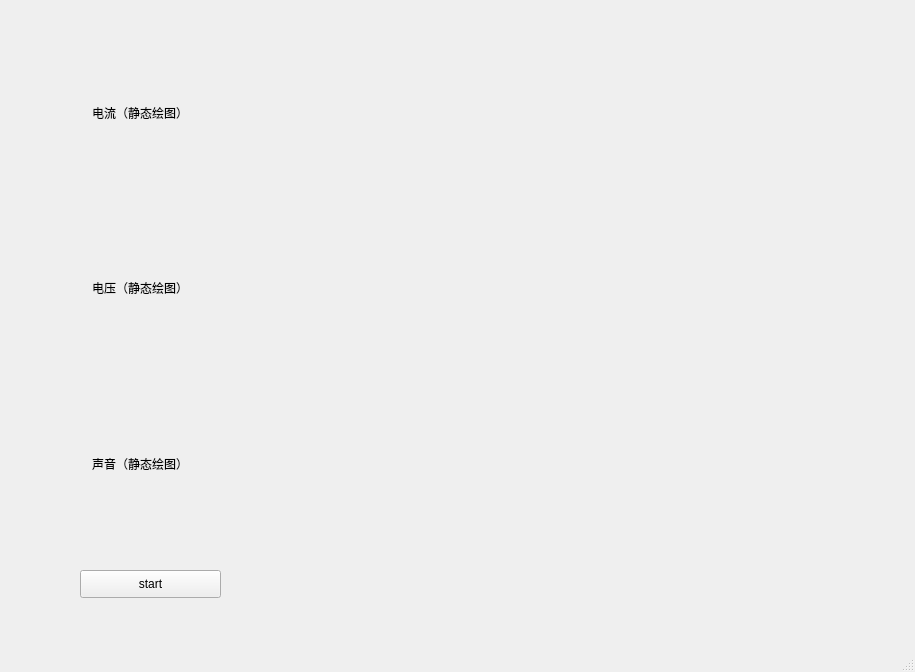
<?xml version="1.0" encoding="UTF-8"?>
<ui version="4.0">
 <class>Draw</class>
 <widget class="QMainWindow" name="Draw">
  <property name="geometry">
   <rect>
    <x>0</x>
    <y>0</y>
    <width>915</width>
    <height>672</height>
   </rect>
  </property>
  <property name="windowTitle">
   <string>MainWindow</string>
  </property>
  <widget class="QWidget" name="centralwidget">
   <widget class="QWidget" name="verticalLayoutWidget">
    <property name="geometry">
     <rect>
      <x>60</x>
      <y>28</y>
      <width>160</width>
      <height>521</height>
     </rect>
    </property>
    <layout class="QVBoxLayout" name="verticalLayout">
     <item>
      <widget class="QLabel" name="label">
       <property name="text">
        <string>&lt;html&gt;&lt;head/&gt;&lt;body&gt;&lt;p align=&quot;center&quot;&gt;电流（静态绘图）&lt;/p&gt;&lt;/body&gt;&lt;/html&gt;</string>
       </property>
      </widget>
     </item>
     <item>
      <widget class="QLabel" name="label_2">
       <property name="text">
        <string>&lt;html&gt;&lt;head/&gt;&lt;body&gt;&lt;p align=&quot;center&quot;&gt;电压（静态绘图）&lt;/p&gt;&lt;/body&gt;&lt;/html&gt;</string>
       </property>
      </widget>
     </item>
     <item>
      <widget class="QLabel" name="label_3">
       <property name="text">
        <string>&lt;html&gt;&lt;head/&gt;&lt;body&gt;&lt;p align=&quot;center&quot;&gt;声音（静态绘图）&lt;/p&gt;&lt;/body&gt;&lt;/html&gt;</string>
       </property>
      </widget>
     </item>
    </layout>
   </widget>
   <widget class="QWidget" name="verticalLayoutWidget_2">
    <property name="geometry">
     <rect>
      <x>260</x>
      <y>30</y>
      <width>591</width>
      <height>521</height>
     </rect>
    </property>
    <layout class="QVBoxLayout" name="verticalLayout_2">
     <item>
      <widget class="QCustomPlot" name="currentPlot" native="true"/>
     </item>
     <item>
      <widget class="QCustomPlot" name="voltagePlot" native="true"/>
     </item>
     <item>
      <widget class="QCustomPlot" name="soundPlot" native="true"/>
     </item>
    </layout>
   </widget>
   <widget class="QPushButton" name="startButton">
    <property name="geometry">
     <rect>
      <x>80</x>
      <y>570</y>
      <width>141</width>
      <height>28</height>
     </rect>
    </property>
    <property name="text">
     <string>start</string>
    </property>
   </widget>
  </widget>
  <widget class="QMenuBar" name="menubar">
   <property name="geometry">
    <rect>
     <x>0</x>
     <y>0</y>
     <width>915</width>
     <height>23</height>
    </rect>
   </property>
  </widget>
  <widget class="QStatusBar" name="statusbar"/>
 </widget>
 <customwidgets>
  <customwidget>
   <class>QCustomPlot</class>
   <extends>QWidget</extends>
   <header>../../qcustomplot.h</header>
   <container>1</container>
  </customwidget>
 </customwidgets>
 <resources/>
 <connections/>
</ui>
